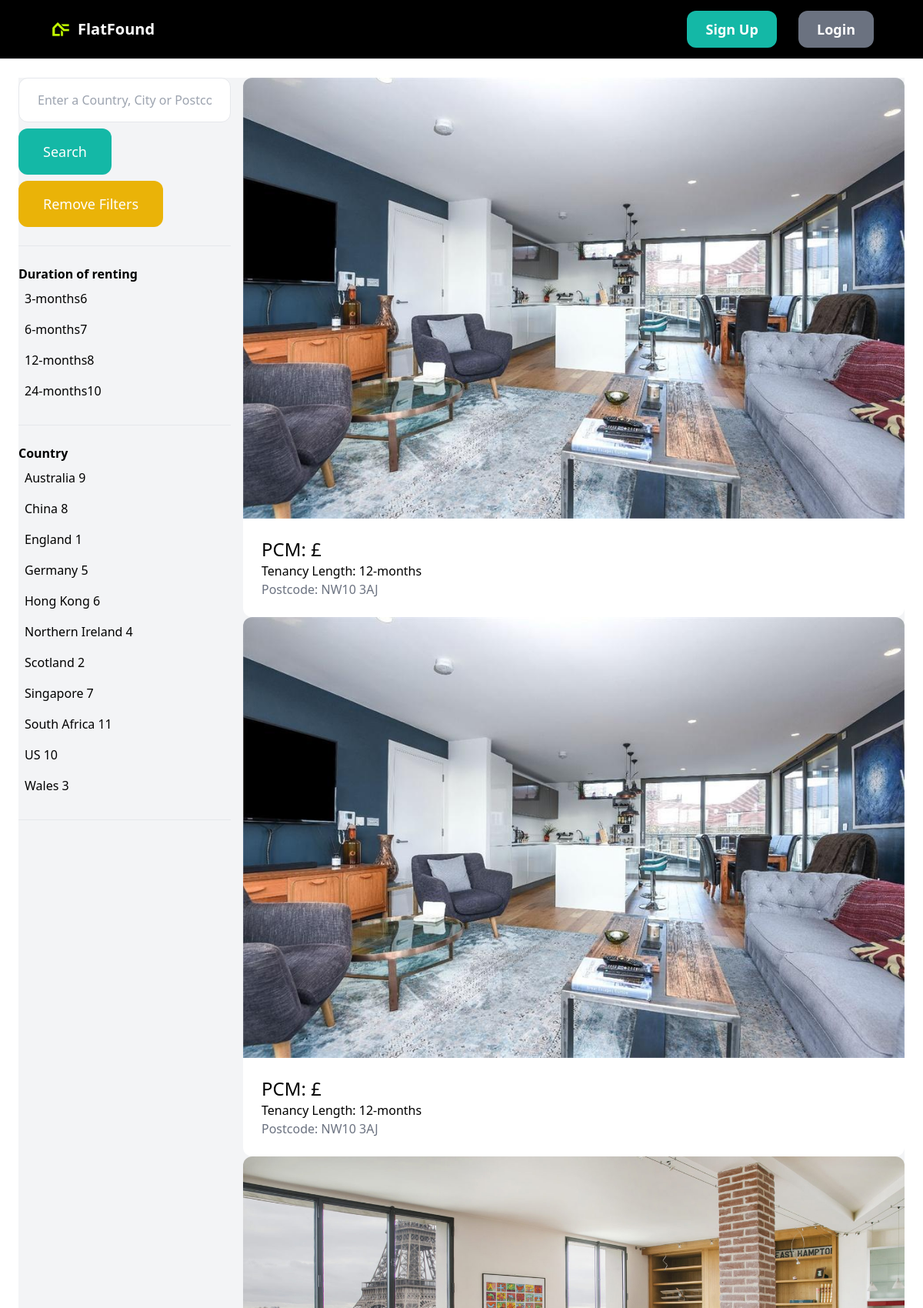
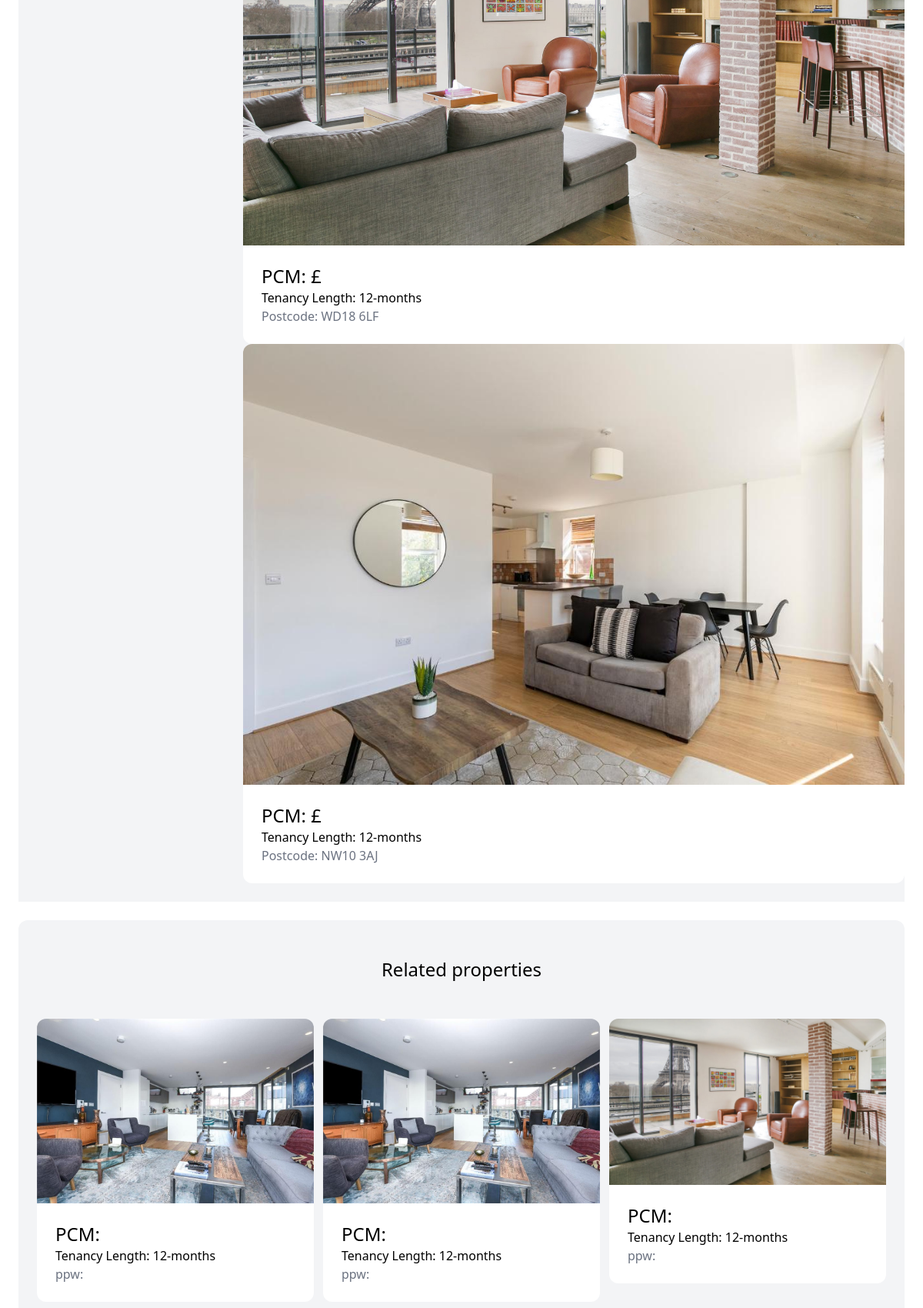
Page /properties/ (upper part) on the committed database (2 pictures, top to bottom).
### property/models.py (models this page shows, shortened)
class Category(models.Model):
    name = models.CharField(max_length=255)
    class Meta:
        verbose_name_plural = 'Categories'
    def __str__(self):
        return self.name  # Shows the name of property on admin page

class Countries(models.Model):
    name = models.CharField(max_length=255)
    class Meta:
        ordering = ('name',)
        verbose_name_plural = 'Countries'

class Property(models.Model):
    country = models.ForeignKey(Countries, related_name='countries', on_delete=models.CASCADE)
    city = models.TextField(blank=True, null=True)
    category = models.ForeignKey(Category, related_name='properties', on_delete=models.CASCADE)
    price_PCM = models.IntegerField()
    PPW = models.FloatField()
    address = models.TextField(blank=True, null=True)
    postcode = models.TextField(blank=True, null=True)
    pet_friendly = models.BooleanField(blank=True, null=True)
    number_of_beds = models.IntegerField(blank=True, null=True)
    number_of_bathrooms = models.IntegerField(blank=True, null=True)
    description = models.TextField(blank=True, null=True)
    image1 = models.ImageField(upload_to='prop_images', blank=True, null=True)
    image2 = models.ImageField(upload_to='prop_images', blank=True, null=True)
    image3 = models.ImageField(upload_to='prop_images', blank=True, null=True)
    image4 = models.ImageField(upload_to='prop_images', blank=True, null=True)
    favourites = models.ManyToManyField(User, related_name='favourite', default=None, blank=True)
    created_by = models.ForeignKey(
        User, related_name='properties', on_delete=models.CASCADE)
    created_at = models.DateField(auto_now_add=True)

### property/views.py (the view)
# urls.py: path('properties/', include('property.urls')),
def property(request):
    query = request.GET.get('query', '')
    category_id = request.GET.get('category', 0)
    countries = Countries.objects.all()
    countries_id = request.GET.get('countries', 0)
    length_type = Category.objects.all()
    properties = Property.objects.all()
    if category_id:
        properties = properties.filter(category_id=category_id)
    if query:
        properties = properties.filter(
            Q(postcode__icontains=query) | Q(description__icontains=query))
    return render(request, 'property/listings.html', {
        'properties': properties,
        'query': query,
        'countries': countries,
        'countries_id': int(countries_id),
        'categories': length_type,
        'category_id': int(category_id)
    })

### property/templates/property/listings.html (shortened to what this page needs)
{% extends 'core/base.html' %}
{% block content %}
<div class="pb-6 grid grid-cols-4 gap-4 bg-gray-100">
    <div class="col-span-1">
        <form action="{% url 'property:properties' %}" method="get">
            <input name="query" value="{{ query }}" type="text" class="w-full py-4 px-6 border rounded-xl" placeholder="Enter a Country, City or Postcode">
            <button class="mt-2 py-4 px-8 text-lg bg-teal-500 text-white rounded-xl">Search</button>
            <a href="{% url 'property:properties' %}" class="mt-2 py-4 px-8 inline-block bg-yellow-500 text-lg rounded-xl text-white">Remove Filters</a>
        </form>
        <hr class="my-6">
        <p class="font-semibold">Duration of renting</p>
        <ul>
            {% for category in categories %}
                <li class="py-2 px-2 rounded-xl {% if category.id == category_id %} bg-gray-200 {% endif %}">
                    <a href="{% url 'property:properties' %}?query={{ query }}&category={{ category.id }}">{{ category.name }}{{ category.id }}</a>
                </li>
                {% endfor %}
        </ul>
        <hr class="my-6">
        <p class="font-semibold">Country</p>
        <ul>
                {% for countries in countries %}
                <li class="py-2 px-2 rounded-xl {% if countries.id == countries_id %} bg-gray-200 {% endif %}">
                    <a href="{% url 'property:properties' %}?query={{ query }}&countries={{ countries.id }}">{{ countries.name }} {{ countries.id }}</a>
                </li>
            {% endfor %}
        </ul>
        <hr class="my-6">
    </div>
    <div class="col-span-3">
        {% for property in properties %}
        {% if request.user != property.created_by %}
        <div>
            <a href="{% url 'property:detail' property.id %}">
                <div>
                    <img src="{{ property.image1.url }}" alt="" class="rounded-t-xl">
                </div>
                <div class="p-6 bg-white rounded-b-xl">
                    <h2 class="text-2xl">PCM: £{{ property.price_pcm }}</h2>
                    <h2 class="text-1xl">Tenancy Length: {{property.category}} </h2>
                    <p class="text-gray-500">Postcode: {{ property.postcode }}</p>
                </div>
            </a>
        </div>
        {% endif %}
        {% endfor %}
    </div>
</div>
<div class="mt-6 px-6 py-12 bg-gray-100 rounded-xl">
    <h2 class="mb-12 text-2xl text-center">Related properties</h2>
    <div class="grid grid-cols-3 gap-3">
        {% for property in properties %}
        {% if request.user != property.created_by %}
        <div>
            <a href="{% url 'property:detail' property.id %}">
                <div class="">
                    <img src="{{property.image1.url }}" alt="" class="rounded-t-xl">
                </div>
                <div class="p-6 bg-white rounded-b-xl">
                    <h2 class="text-2xl">PCM: {{property.price_pcm}}</h2>
                    <h2 class="text-1xl">Tenancy Length: {{property.category}} </h2>
                    <p class="text-gray-500">ppw: {{property.ppw}}</p>
                </div>
            </a>
        </div>
        {% endif %}
        {% endfor %}
    </div>
</div>
{% endblock %}

### core/templates/core/base.html (style rules this page uses)
html, body { height: 100%; margin: 0; padding: 0; display: flex; flex-direction: column; }
body { flex: 1; }

### rows in the picture
Category: name "3-months", id "6"
Category: name "6-months", id "7"
Category: name "12-months", id "8"
Category: name "24-months", id "10"
Countries: name "Australia", id "9"
Countries: name "China", id "8"
Countries: name "England", id "1"
Countries: name "Germany", id "5"
Countries: name "Hong Kong", id "6"
Countries: name "Northern Ireland", id "4"
Countries: name "Scotland", id "2"
Countries: name "Singapore", id "7"
Countries: name "South Africa", id "11"
Countries: name "US", id "10"
Countries: name "Wales", id "3"
Property: image1 (picture), category "12-months", postcode "NW10 3AJ"
Property: image1 (picture), category "12-months", postcode "NW10 3AJ"
Property: image1 (picture), category "12-months", postcode "WD18 6LF"
Property: image1 (picture), category "12-months", postcode "NW10 3AJ"
